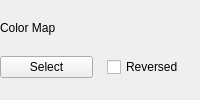
              <widget class="QFrame" name="frame_12">
               <property name="sizePolicy">
                <sizepolicy hsizetype="Preferred" vsizetype="Fixed">
                 <horstretch>0</horstretch>
                 <verstretch>0</verstretch>
                </sizepolicy>
               </property>
               <property name="minimumSize">
                <size>
                 <width>0</width>
                 <height>28</height>
                </size>
               </property>
               <layout class="QGridLayout" name="gridLayout_8">
                <property name="leftMargin">
                 <number>0</number>
                </property>
                <property name="topMargin">
                 <number>0</number>
                </property>
                <property name="rightMargin">
                 <number>0</number>
                </property>
                <property name="bottomMargin">
                 <number>0</number>
                </property>
                <property name="horizontalSpacing">
                 <number>14</number>
                </property>
                <property name="verticalSpacing">
                 <number>0</number>
                </property>
                <item row="1" column="0">
                 <widget class="QPushButton" name="pushButton_selectColormap">
                  <property name="text">
                   <string>Select</string>
                  </property>
                 </widget>
                </item>
                <item row="1" column="1">
                 <widget class="QCheckBox" name="checkBox_colormapIsReversed">
                  <property name="text">
                   <string>Reversed</string>
                  </property>
                 </widget>
                </item>
                <item row="0" column="0">
                 <widget class="QLabel" name="label_20">
                  <property name="sizePolicy">
                   <sizepolicy hsizetype="Preferred" vsizetype="Fixed">
                    <horstretch>0</horstretch>
                    <verstretch>0</verstretch>
                   </sizepolicy>
                  </property>
                  <property name="minimumSize">
                   <size>
                    <width>0</width>
                    <height>12</height>
                   </size>
                  </property>
                  <property name="text">
                   <string>Color Map</string>
                  </property>
                  <property name="class" stdset="0">
                   <string>bold</string>
                  </property>
                 </widget>
                </item>
               </layout>
              </widget>
